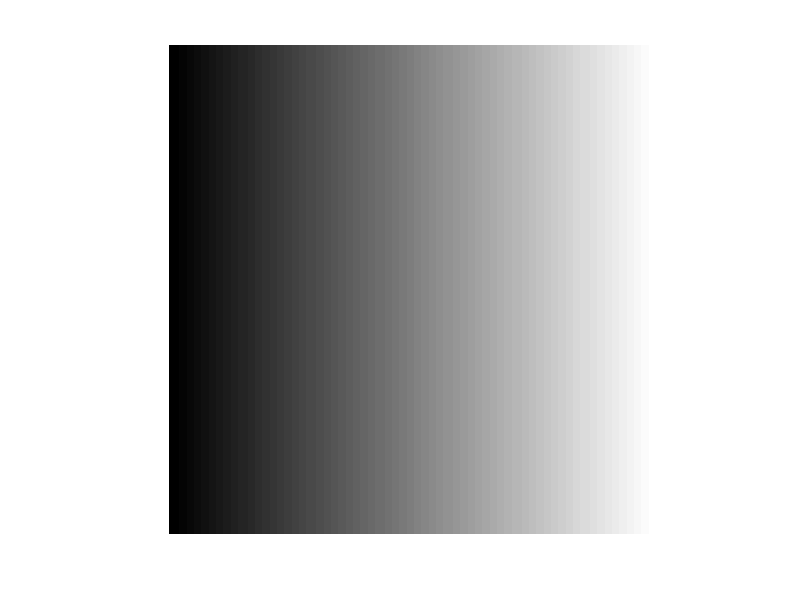

Here is the MATLAB script that generated this plot: (Note: this script raises an error after producing the figure.)
%% Lesson 14: The 2-D FFT
%
% This lesson will cover how to use matlab's 'fft2' function to look at the
% representation of 2-D images in the frequency domain.  

clear all

%% Creating images using x and y 'meshgrid' matrices
%
% This was covered in the 'intro' version of this course, but we'll review
% it here.  First we'll define some variables that will determine the
% parameters for our images.  'wDeg' will be the width and height of the
% image in degrees of visual angle, and 'nPix' will be the number of
% pixels in a row or column.  To keep things simple, all images will be
% square nPix by nPix matrices.  

wDeg = 1;  %size of image (in degrees)
nPix = 200;  %resolution of image (pixels);

[x,y] = meshgrid(linspace(-wDeg/2,wDeg/2,nPix+1));
x = x(1:end-1,1:end-1);
y = y(1:end-1,1:end-1);

%%
% We can view the 'x' matrix as an image with matlab's imagesc function:

figure(1)
clf
imagesc(x);
axis equal
axis off
colormap(gray);

%% 
% I've provided a simple function 'showImage' that runs the lines above,
% since we'll be doing this a lot in this lesson:

showImage(x);

%%
% showImage takes in optional 'x' and 'y' matrices to use for the axes:

showImage(x,x,y);

%%
% You can guess what the 'y' matrix looks like:

showImage(y,x,y);

%%
% These 'x' and 'y' matrices can be used to generate a wide range of images
% without any for-loops.  For example, here's a Gaussian.  

sigma = .15;  %width of Gaussian (1/e half-width)
Gaussian = exp(-(x.^2+y.^2)/sigma^2);
showImage(Gaussian,x,y);

%%
% A 'grating' can be generated easily too. The orientation of the grating
% is incorporated by combining the 'x' and 'y' matrices to make a ramp that
% increases in the desired direction:

orientation = 90;  %deg (counter-clockwise from horizontal)
sf = 4; %spatial frequency (cycles/deg)

ramp = sin(orientation*pi/180)*x-cos(orientation*pi/180)*y;

grating = sin(2*pi*sf*ramp);
showImage(grating,x,y);

%%
% You've probably guessed what's next.  A Gabor is the product of a
% Gaussian and a grating.

Gabor = grating.*Gaussian;
showImage(Gabor,x,y);

%% 
% As a short detour, it's easy to generate all sorts of fun images with the
% 'x' and 'y' matrices.  Here's the classic simultaneous contrast illusion 
% made by placing two gray boxes on the 'x' matrix. 

img = x;
img(x<-.1 & x>-.3 & abs(y)<.1) = 0;  %left box
img(x> .1 & x< .3 & abs(y)<.1) = 0;  %right box
showImage(img,x,y);

%%
% Here's another version of the simultaneous contrast illusion by putting a
% gray strip through the 'Gaussian' image.

img = Gaussian;
img(abs(y)<.01) = .5;
showImage(img,x,y);


%%
% I like this simple one that I made up.  It's a 4x4 array of grayscale
% ramps, but it looks like four uniform patches:

img = mod(x,1)+ mod(y,1); 
showImage(img,x,y)

%% 
% And so on.

img  = cos(atan2(y,x)+ 25*pi*sqrt(x.^2+y.^2));
img = ((img+1)/2).^4;

showImage(img,x,y);
colormap(bone)
%% The 2-D FFT
%
% But we digress... back to filtering and FFTs.  Remember that any 1-D
% time-series can be represented as a sum of sinusoids.  This fact
% generalizes to 2-D matrices where any image can be represented as a sum
% of gratings.  These gratings will vary in spatial frequency
% (cycles/image), amplitude phase, and orientation.  Remember that a
% n-element vector can be represented by n/2 sinusoids.  Interestingly, an
% nxn pixel image (n^2 pixels) can be faithfully represented by n^2/4
% gratings.  This is because each grating can be described with four
% parameters (amplitude and phase in each of the x and y dimensions).
%
% There is a fast Fourier transform for two dimensions that is implemented
% with Matlab's 'fft2' function.  To interpret the output, we'll start with
% the fft2 run on our grating stimulus, which should produce a 'spike' in
% the frequency domain:

F = fft2(grating);

%%
% Once again it's full of complex numbers.  Each one represents the
% amplitude and phase of a grating. We can view the amplitudes as an image:

showImage(abs(F));

%% 
% Where's the 'spike'?  It's up in the top row.  By default the gratings
% represented in the fft2 increase in spatial frequency along the
% x-dimension and y-dimension, starting in the upper-left corner.  In fact,
% since this grating only varies in the x-dimension, the first row of F
% should look like the fft:

figure(2)
clf
stem(0:9,abs(F(1,1:10)));
xlabel('Cycles/image');

%%
% Since the spatial frequency was 4 cycles/deg and the image spanned 1 deg,
% the spike is in the fifth entry, corresponding to 4 cycles/image.  You
% can now easily predict what the fft2 of a horizontal grating will be for
% any frequency.  Try it out for yourself.

%% fftshift
%
% Since the low spatial frequencies end up in the corners from fft2, a
% common representation is to rearrange the quadrants so that the corners
% meet up in the center of the image. This way the center of the image
% represents the lowest frequencies.  This is done with Matlab's
% 'fftshift':

figure(1)
F = fftshift(F);
showImage(abs(F));

%%
% With the 1-D fft we ignored the 'negative' frequencies.  However, with
% the 2-D fft, it's customary to show both the positive and negative
% frequencies.  Hence the two 'spikes' in the fft2 of the grating stimulus
% - one at 4 c/deg and one at '-4' c/deg.
%
% We generated an oriented grating by taking the sine of an oriented ramp.
% The ramp was generated as a linear combination of the 'x' and 'y'
% matrices, which shows us that the cross sections of an orientated grating
% along the x or y dimensions are sinusoids modulating at frequencies based
% on this linear combination.  For example, if the orientation is 30
% degrees, the grating is made like this:

orientation = -45;  %deg (counter-clockwise from vertical)
sf = 5; %spatial frequency (cycles/deg)

ramp = cos(orientation*pi/180)*x - sin(orientation*pi/180)*y;

grating = sin(2*pi*sf*ramp);
figure(1)
showImage(grating,x,y);

%%
% The spatial frequency along the x and y-dimensions are:

sfx = sf*cos(orientation*pi/180)
sfy = sf*sin(orientation*pi/180)

%%
% This means that the 'spike' in the fft2 of an oriented grating will be
% found at (sfx, sfy):

F = fftshift(fft2(grating));
showImage(abs(F));

%%
% Let's zoom in on the center:
figure(1)
showImage(abs(F(nPix/2-10:nPix/2+10,nPix/2-10:nPix/2+10)));

%%
% You'll see that there are two spikes, just like for the 1-D fft.  For the
% 2-D fft, the spikes will always be found at mirror image locations
% reflected across the origin.  In this example we have a spike at about
% (2.8, -2.8) cycles/image and it's mirror at (-2.8,2.8) cycles/image.  The
% reason why the spikes are spread out is because 2.8 isn't an integer
% number.  
%
%% zero-padding 
%
% Often the most interesting part of the frequency spectrum in an image is
% near the low frequencies, as in the example above.  A nice way to view
% the spectrum at these low frequencies is to increase the size of the
% image before the fft by placing it in the middle of a bigger zeroed out
% matrix:

padFac = 5;
F =fftshift(fft2(grating,nPix*padFac,nPix*padFac));
center = round( nPix*padFac/2-nPix/2):round( nPix*padFac/2+nPix/2);

F = F(center,center);
showImage(abs(F));

%%
% Why does this work?  If we, say, double the size of the image, then the
% resulting frequencies in the fft are going to be 1,2,3... cycles per
% image, which corresponds to frequencies of 0.5,1,1.5,... cycles per image
% for the original image.  Thus, the resolution of our frequency spectrum
% has been effectively increased by zero-padding.

%%  plotFFT2
%
% I've provided a function 'plotFFT2' that is like 'plotFFT' but for
% images.  It takes in as arguments the image, x and y matrices (for
% labeling the axes), a factor for zero-padding, and the maximum spatial
% frequency for cropping the image. Here's an example
figure(1)
clf
plotFFT2(grating,x,y,4,10);

%%
% In this example, the 200x200 image 'grating' was padded by a factor of
% four to make it a 800x800 image.  The axes are set to cut off at +/- 10
% c/deg.
%
% We're now ready to look at the fft2 of more interesting images.  
%
% The fft2 of a Gaussian is a Gaussian:

sigma = .05;  %width of Gaussian (1/e half-width)
Gaussian = exp(-(x.^2+y.^2)/sigma^2);

plotFFT2(Gaussian,x,y,5,25);

%%
% Play with the width of the Gaussian by changing 'sigma' and see if you
% get what you'd expect from what we learned from the 1-D fft.
%
% A Gabor is a grating multiplied by a Gaussian. The fft will be two
% Gaussians, centered at the frequency of the grating.

sigma = .1;  %width of Gaussian (1/e half-width)
orientation = 0;  %deg (counter-clockwise from vertical)
sf = 5; %spatial frequency (cycles/deg)

Gaussian = exp(-(x.^2+y.^2)/sigma^2);
ramp = sin(orientation*pi/180)*x-cos(orientation*pi/180)*y;
grating = sin(2*pi*sf*ramp);
Gabor = Gaussian.*grating;

plotFFT2(Gabor,x,y,5,25);

%%
% A Plaid is the sum of two gratings.  Since the fft is linear, the fft
% will show 'spikes' for each of the grating components.

sigma = .1;  %width of Gaussian (1/e half-width)
orientation = -45;  %deg (counter-clockwise from vertical)
sf = 10; %spatial frequency (cycles/deg)

Gaussian = exp(-(x.^2+y.^2)/sigma^2);
ramp = sin(orientation*pi/180)*x-cos(orientation*pi/180)*y;
grating = sin(2*pi*sf*ramp);
plaid = (grating+flipud(grating))/2;

plotFFT2(plaid,x,y,5,20);

%%
% Edge:

img = sign(x);
plotFFT2(img,x,y,1,20);

%%
%Checkerboard:

img = sign(sin(4*pi*x).*sin(4*pi*y));
plotFFT2(img,x,y,1,20);

%%
%Noise

noise = randn(nPix);
plotFFT2(noise,x,y);

%% Low-Pass filtering
%
% We can low-pass an image by multiplying the amplitudes in the frequency
% domain by a Gaussian centered at zero frequency.  Just like for the fft,
% the output of fft2 has complex numbers that are scaled in a funny way.
% I've provided a function 'myfft2' that returns a structure containing the
% amplitudes and phases for each frequency in the image.  'myifft2' takes
% the inverse fft (using matlab's 'ifft2') to get the filtered image back.

k=1;
F = myfft2(noise,x,y,k);

% multiply the amplitudes by a Gaussian:
sigma = 10;  %c/deg
Gaussian = exp(-F.sf.^2/sigma^2);
F.amp = F.amp.*Gaussian;

lowPassImg = myifft2(F);

plotFFT2(lowPassImg,x,y,k,20);

%% Band-Pass filtering
% Band-Pass filtering is similar, but using a Gaussian 'envelope' that is
% centered at some nonzero spatial frequency:

k=4;  
F = myfft2(noise,x,y,k);
sigma = .5;  %c/deg
centerFreq = 5; %c/deg
Gaussian = exp(-(F.sf-centerFreq).^2/sigma^2);
F.amp = F.amp.*Gaussian;

lowPassImg = myifft2(F);

plotFFT2(lowPassImg,x,y,k,10);

%%
% Orientation filtering can be done by multiplying the amplitudes by a
% window in the angle dimension.  A good way to do this is with the 'Von
% Mises' function that deals with the circularity of the angle dimension:

k=4;
F = myfft2(noise,x,y,k);
sigmaAng = 20;  %deg
centerAng = 0; %c/deg

%vonMises function
VonMises = exp(-sigmaAng*cos(pi*(2*(F.angle-centerAng))/180));
F.amp = F.amp.*VonMises;

angleImg = myifft2(F);

plotFFT2(angleImg,x,y,k);

%%
% Looks like water.  I just took a picture of some water for comparison:

img = imread('water.JPG');
figure(2)
clf
image(img);
axis equal
axis tight

l = 1000;
t = 1000;
nPix = 500;

hold on
plot([l,l+nPix-1,l+nPix-1,l,l],[t,t,t+nPix-1,t+nPix-1,t],'r-','LineWidth',2);

img = mean(img,3);

%crop
img = img(t:t+nPix-1,l:l+nPix-1);
img = flipud(img);

img= img-mean(img(:));

%%
% Show the cropped image and it's fft in figure 1

figure(1)
plotFFT2(img,[],[],4,.025);

%%  Band-pass filtering of an impulse
%
% Back in lesson 11, when we were working with the 1-D fft, we created our
% first 'filter' by band-passing the fft of an impulse and sending the
% result back into the time-domain.  We'll do this again but in 2-D to
% create a band-pass filter for images.  

nPix = 200;
k=4;

%%
% Take the Fourier transform of the impulse:

img= zeros(nPix);
img(nPix/2,nPix/2) = 1;
F = myfft2(img,x,y,k);

%%
% Attenuate the amplitudes by a Gaussian
sigma = 4;  %c/deg
centerFreq = 10; %c/deg
Gaussian = exp(-(F.sf-centerFreq).^2/sigma^2);
F.amp = F.amp.*Gaussian;

%%
% Take the inverse fft to see the result in the space-domain:
filt = myifft2(F);
plotFFT2(filt,x,y,k,20);

%%
% Here's a cross-section of the middle of the matrix 'filt'.  You'll see
% that it has the classic shape of a  'center/surround' filter.  This like
% an LGN receptive field which can be thought of as a band-pass filter.

figure(2)
clf
plot(filt(end/2,:));

%% 
% Next we'll both band-pass an impulse and restrict it's range of
% orientations:

k=5;
img= zeros(nPix);
img(nPix/2,nPix/2) = 1;

F = myfft2(img,x,y,k);
sigma = 4;  %c/deg
centerFreq = 10; %c/deg
sigmaAng = 2.5;  %deg
centerAng = 45; %deg

%vonMises function
VonMises = exp(-sigmaAng*cos(pi*(2*(F.angle-centerAng))/180));
F.amp = F.amp.*VonMises;

Gaussian = exp(-(F.sf-centerFreq).^2/sigma^2);
F.amp = F.amp.*Gaussian.*VonMises;
filt = myifft2(F);
plotFFT2(filt,x,y,k,20);


%% Statistics of natural images
%
% There is a lot of research on the properties of natural images, and much
% of this is done through analysis in the frequency domain.  Here we'll
% investigate the distribution of amplitudes with respect to spatial
% frequency and orientation.
%
% First we'll load in a 'natural' image:
k=5;
img = imread('forest.JPG');
%img = imrotate(img,10,'crop');

%show the image in figure 2
figure(2)
clf
image(img);
axis equal
axis tight

%crop the image to 200x200 pixels
l = 100;
t = 100;
nPix = 200;

%draw the crop as a red square in figure 1
hold on
plot([l,l+nPix-1,l+nPix-1,l,l],[t,t,t+nPix-1,t+nPix-1,t],'r-','LineWidth',2);

%collapse across the r,g,b dimensions
img = mean(img,3);

%crop the image
img = img(t:t+nPix-1,l:l+nPix-1);
img = flipud(img);

%%
% Show the cropped image and it's 2-D fft:

figure(1)
plotFFT2(img-mean(img(:)),x,y,1,8);

%% Spatial Frequencies of Natural Images
%
% An interesting property of natural images is that they have a frequency
% spectrum that falls off roughly as the inverse of the spatial frequency
% (1/f).  We can see this by summing up the amplitudes within a sliding
% Gaussian window across frequencies:

centerList = linspace(1,20,21);
sigma = 1;

F = myfft2(img,x,y,1);

amp = zeros(size(centerList));
for i=1:length(centerList)
    Gaussian = exp(-(F.sf-centerList(i)).^2/(2*sigma^2));
    amp(i) = sum(F.amp(:).*Gaussian(:))/sum(Gaussian(:));
end

figure(3)
clf
plot(centerList,amp,'b.-');
xlabel('Spatial frequency (c/image)');

%% Orientations in Natural Images
% 
% Natural and man-made scenes tend to have more vertical and horizontal
% 'stuff' in them.  This fact has been used as an argument for why the
% visual system shows an 'oblique effect' - greater sensitivity to the
% cardinal orientations, and a greater number of neurons tuned to these
% orientations.  Let's look at this in our natural image using a sliding
% Von Mises function to count up the amount of oriented amplitude within a
% given window:

centerList = linspace(0,180,41);
sigmaAng = 20;

mask = F.sf<100 & F.sf > 0;


img = randn(size(img));
amp = zeros(size(centerList));
for i=1:length(centerList)
    VonMises = exp(-sigmaAng*cos(pi*(2*(F.angle-centerList(i)))/180)).*mask;
    amp(i) = sum(F.amp(:).*VonMises(:))/sum(VonMises(:));
end

figure(3)
clf
plot(centerList,amp,'b.-');
set(gca,'YLim',[0,max(amp)*1.1]);
set(gca,'XTick',[0:45:180]);

%% Exercises
%
% 1) Find some images on the web and check to see if their spatial
% frequency profile falls of as the inverse of frequency.  
%
% 2) See if you can find any natural images on the web that don't have the
% 'oblique effect'.  
%
% 3) The digitization process used by digital cameras can add artifacts to
% images, including vertical and horizontal components in frequency space.
% If you have a camera, you can test for this by taking images of the same
% scene and rotating the camera by a different angle each time.  The
% pattern of orientations in the image should shift accordingly, and there
% should be no consistent 'spike' at 0 or 90 degrees.  


    
    





